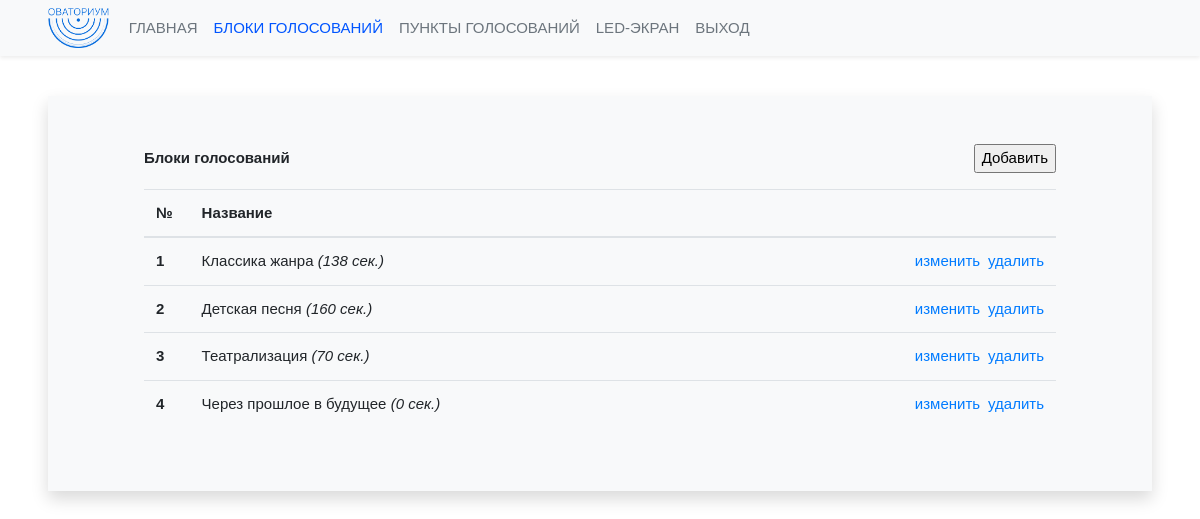
Page /publicvotes/themes (signed in) on the earlier database version.
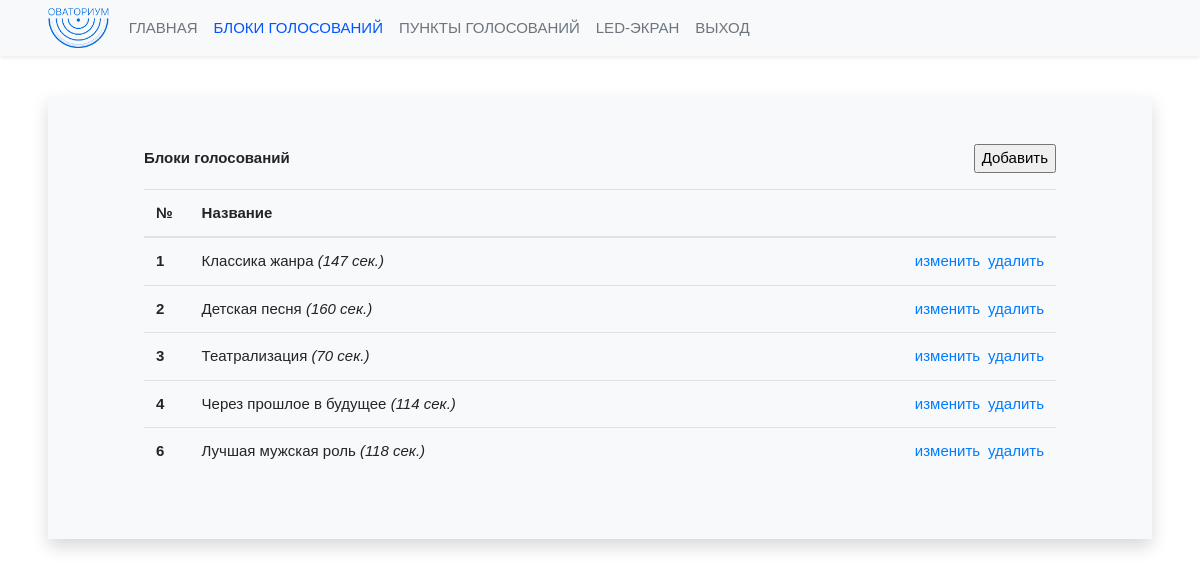
Same page on the later database version.
### publicvotes/models.py (models this page shows, shortened)
class Theme(models.Model):
	main_title = models.CharField(verbose_name="Текст главной страницы", max_length=250, blank=True)
	title = models.CharField(verbose_name="Блок голосования", max_length=250, blank=True)
	number = models.DecimalField(verbose_name="Номер", max_digits=2, decimal_places=0, default=1, blank=False)
	current = models.BooleanField("Текущее голосования", default=False)
	active = models.BooleanField("Активное голосования", default=False)
	zoom = models.BooleanField("Активное голосования", default=False)
	show_timer = models.BooleanField("Показывать таймер", default=False)
	count = models.DecimalField(verbose_name="Номер", max_digits=4, decimal_places=0, default=180, blank=False)
	theme_token = models.CharField(verbose_name="Токен", max_length=250, blank=True)
	registration_date = models.DateField(verbose_name="Дата создания", default=date.today)
	class Meta:
		ordering = ['title']
		verbose_name='Блок голосования'
		verbose_name_plural='Блоки голосований'

### publicvotes/views.py (the view)
# urls.py: path('themes', view_themes, name = 'themes'),
@login_required(login_url='/login/')
def view_themes(request):
	if not request.user.profile.admin_access:
		return redirect ('home')
	themes = Theme.objects.all().order_by('number')
	args = {
		'menu': 'blocks',
		'themes': themes
	}
	return render(request, 'publicvotes/view_themes.html', args)

### vote/utils.py (called while the page is built)
def base_context(request):
	protocol = 'http://'
	if request.is_secure():
		protocol = 'https://'
	no_user = protocol + str(get_current_site(request)) + settings.STATIC_URL + 'img/no-user.jpg'
	no_image = protocol + str(get_current_site(request)) + settings.STATIC_URL + 'img/no-image.png'
	cookie_flag = True
	if "coockes" in request.session:
		cookie_flag = False
		if request.user.is_authenticated:
			if request.session['coockes'] == '1' and not request.user.profile.cookies_agree:
				request.user.profile.cookies_agree = True
				request.user.profile.save()
	else:
		if request.user.is_authenticated:
			if request.user.profile.cookies_agree:
				cookie_flag = False
				request.session['coockes'] = '1'
	args = {
		'cookie_flag': cookie_flag,
		'no_user': no_user,
		'no_image': no_image,
	}
	return args

### publicvotes/templates/publicvotes/view_themes.html (shortened to what this page needs)
{% extends "base.html" %}
{% load objects_extras %}
{% load static %}
{% block content %}
	<div class="row align-middle px-2 px-md-5 mt-5 mt-md-0">
		<div class="col-6">
			<b style="line-height: 28px;">Блоки голосований</b>
		</div>
		<div class="col-6 text-right">
			<input type="button" value="Добавить" name="add-theme" id="add_theme" class="show-loader">
		</div>
	</div>
	<div class="text-left mt-3 px-md-5">
		<table class="table">
			<thead>
				<tr>
					<th scope="col" class="table-cel-width-5 align-middle">№</th>
					<th scope="col" class="table-cel-width-75 align-middle">Название</th>
					<th scope="col" class="table-cel-width-20 align-middle text-center"></th>
				</tr>
			</thead>
			<tbody>
				{% for theme in themes %}
					<tr class="">
						<th scope="row" class="align-middle">{{ theme.number }}</th>
						<td class="align-middle">{{ theme.title }} <em>({{ theme.count }} сек.)</em></td>
						<td class="align-middle text-right"><a href="{% url 'publicvotes:edit_theme' pk=theme.pk %}" class="mr-2">изменить</a><a href="{% url 'publicvotes:delete_theme' pk=theme.pk %}" class="delete_theme" data-name="{{ theme.title }}">удалить</a></td>
					</tr>
				{% endfor %}
			</tbody>
		</table>
	</div>
{% endblock %}

Differences in the rows shown:
changed Theme "Классика жанра": count "138" → "147"
changed Theme "Через прошлое в будущее": count "0" → "114"
added Theme: number "6", title "Лучшая мужская роль", count "118"
